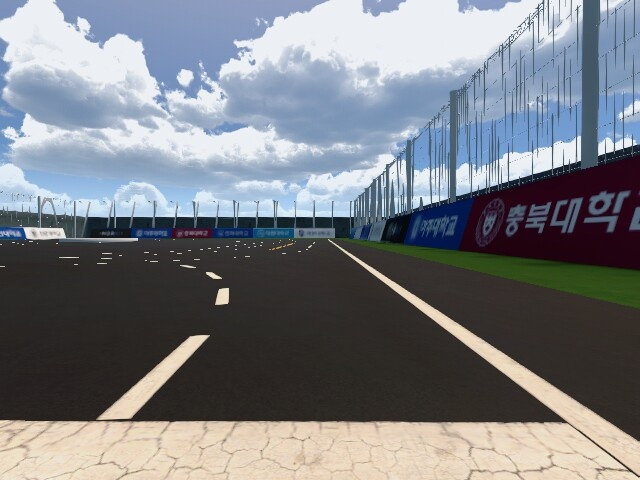
#> input picture Advanced-lane-finding-master/3.jpg, 640 x 480 px
$ python cali.py   (older library calls are emulated)
#> lines starting #> are read from the running program, lines starting #| are printed output that depends on the picture; after the words box and inside, x2 and y2 are one past the last pixel; in counts of white or black regions, pixels touching at a corner belong together
import cv2
import numpy as np

# 🔧 이미지 로드 및 전처리
# img = cv2.imread("test_images/straight_lines1.jpg")  # ← 여기 원하는 이미지 경로 넣기
img = cv2.imread("3.jpg")  # ← 여기 원하는 이미지 경로 넣기
#> img is the input picture: shape (480, 640, 3); mean B, G, R 132.3, 126.5, 123.3
blur = cv2.GaussianBlur(img, (5, 5), 0)
gray = cv2.cvtColor(blur, cv2.COLOR_BGR2GRAY)
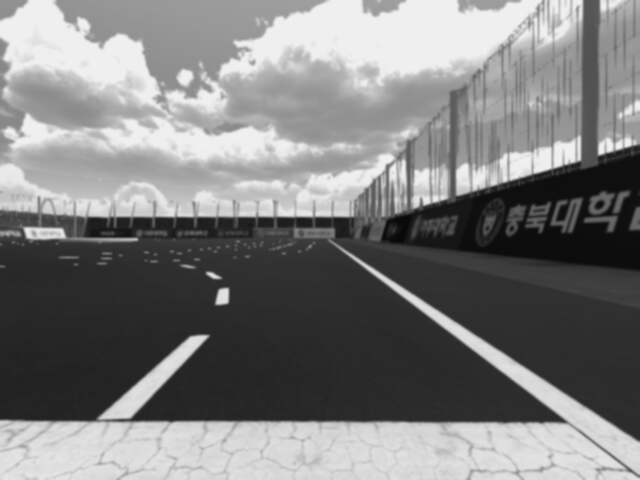
#> gray: shape (480, 640); min 7, max 240, mean 126.2
hls = cv2.cvtColor(img, cv2.COLOR_BGR2HLS)
#> hls: shape (480, 640, 3); mean of channels 0, 1, 2 66.3, 127.9, 74.5

def nothing(x):
    pass

# 🎛 트랙바 창 생성
cv2.namedWindow("Gradients")
cv2.namedWindow("HLS")

# Sobel X, Y Threshold
cv2.createTrackbar("SobelX Min", "Gradients", 37, 255, nothing)
cv2.createTrackbar("SobelX Max", "Gradients", 111, 255, nothing)
cv2.createTrackbar("SobelY Min", "Gradients", 138, 255, nothing)
cv2.createTrackbar("SobelY Max", "Gradients", 195, 255, nothing)

# Magnitude
cv2.createTrackbar("Mag Min", "Gradients", 148, 255, nothing)
cv2.createTrackbar("Mag Max", "Gradients", 232, 255, nothing)

# Direction (x100으로 조절)
cv2.createTrackbar("Dir Min (x100)", "Gradients", int(0.86*100), 300, nothing)
cv2.createTrackbar("Dir Max (x100)", "Gradients", int(1.06*100), 300, nothing)

# HLS
cv2.createTrackbar("H Min", "HLS", 175, 180, nothing)
cv2.createTrackbar("H Max", "HLS", 180, 180, nothing)
cv2.createTrackbar("L Min", "HLS", 195, 255, nothing)
cv2.createTrackbar("L Max", "HLS", 232, 255, nothing)
cv2.createTrackbar("S Min", "HLS", 79, 255, nothing)
cv2.createTrackbar("S Max", "HLS", 183, 255, nothing)

while True:
    # 🔁 Trackbar 값 읽기
    sx_min = cv2.getTrackbarPos("SobelX Min", "Gradients")
    sx_max = cv2.getTrackbarPos("SobelX Max", "Gradients")
    sy_min = cv2.getTrackbarPos("SobelY Min", "Gradients")
    sy_max = cv2.getTrackbarPos("SobelY Max", "Gradients")
    mag_min = cv2.getTrackbarPos("Mag Min", "Gradients")
    mag_max = cv2.getTrackbarPos("Mag Max", "Gradients")
    dir_min = cv2.getTrackbarPos("Dir Min (x100)", "Gradients") / 100.0
    dir_max = cv2.getTrackbarPos("Dir Max (x100)", "Gradients") / 100.0

    h_min = cv2.getTrackbarPos("H Min", "HLS")
    h_max = cv2.getTrackbarPos("H Max", "HLS")
    l_min = cv2.getTrackbarPos("L Min", "HLS")
    l_max = cv2.getTrackbarPos("L Max", "HLS")
    s_min = cv2.getTrackbarPos("S Min", "HLS")
    s_max = cv2.getTrackbarPos("S Max", "HLS")

    # 📐 Sobel X
    sobelx = cv2.Sobel(gray, cv2.CV_64F, 1, 0)
    abs_sobelx = np.uint8(255 * np.abs(sobelx) / np.max(np.abs(sobelx)))
    sobelx_bin = cv2.inRange(abs_sobelx, sx_min, sx_max)
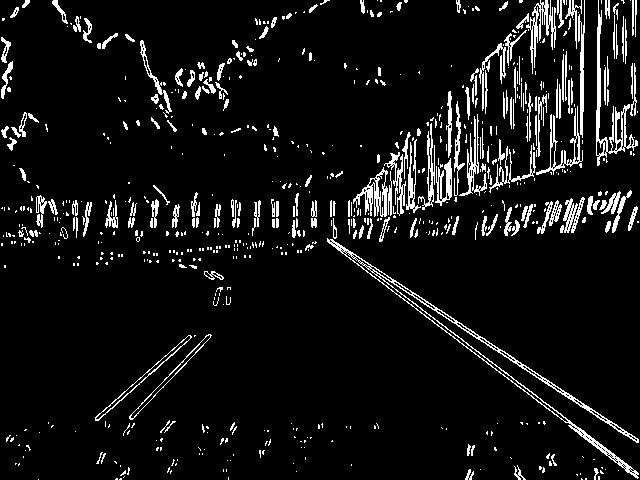
#> sobelx_bin: shape (480, 640); 7.5% white in thin lines or dots

    # 📐 Sobel Y
    sobely = cv2.Sobel(gray, cv2.CV_64F, 0, 1)
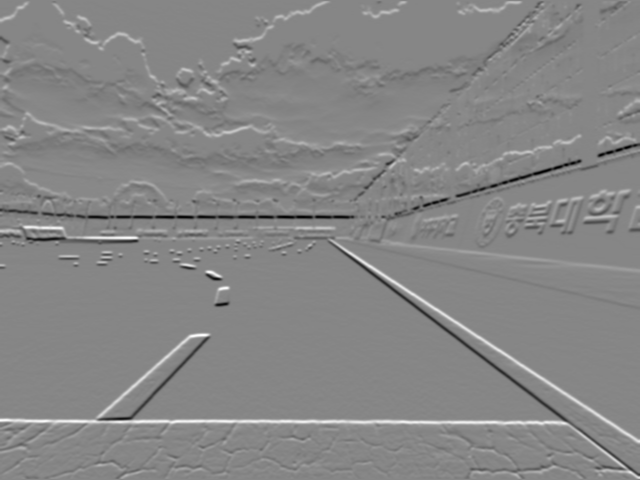
#> sobely: shape (480, 640) float64; min -518, max 466, mean 0.6; drawn with min black and max white
    abs_sobely = np.uint8(255 * np.abs(sobely) / np.max(np.abs(sobely)))
    sobely_bin = cv2.inRange(abs_sobely, sy_min, sy_max)
#> sobely_bin: shape (480, 640); 1.1% white in thin lines or dots, all inside (x1, y1, x2, y2) = (0, 144, 640, 478)

    # 📐 Magnitude
    mag = np.sqrt(sobelx**2 + sobely**2)
    mag = np.uint8(255 * mag / np.max(mag))
    mag_bin = cv2.inRange(mag, mag_min, mag_max)
#> mag_bin: shape (480, 640); 1.5% white in thin lines or dots

    # 📐 Direction
    dir = np.arctan2(np.abs(sobely), np.abs(sobelx))
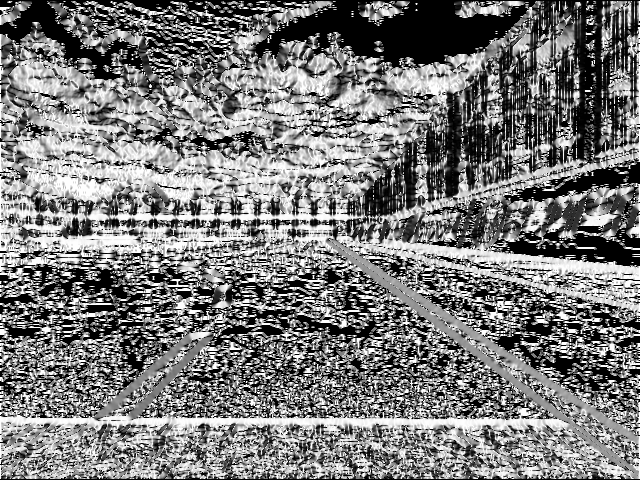
#> dir: shape (480, 640) float64; min 0, max 1.57, mean 0.756; drawn with min black and max white
    dir_bin = ((dir >= dir_min) & (dir <= dir_max)).astype(np.uint8) * 255
#> dir_bin: shape (480, 640); 7.2% white in thin lines or dots

    # 🎨 HLS Threshold
    H, L, S = hls[:, :, 0], hls[:, :, 1], hls[:, :, 2]
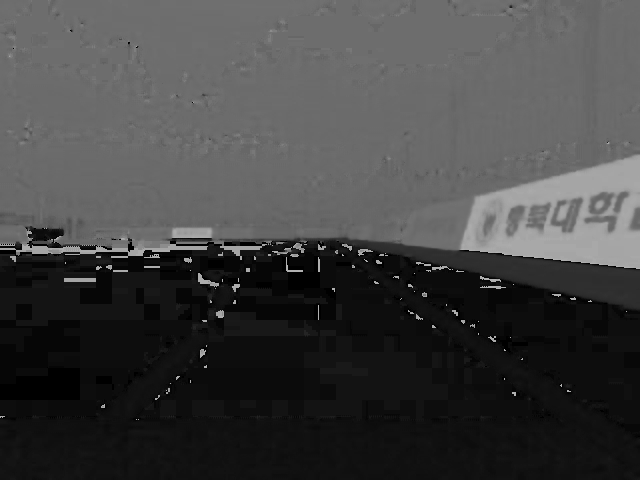
#> H: shape (480, 640); min 0, max 178, mean 66.3
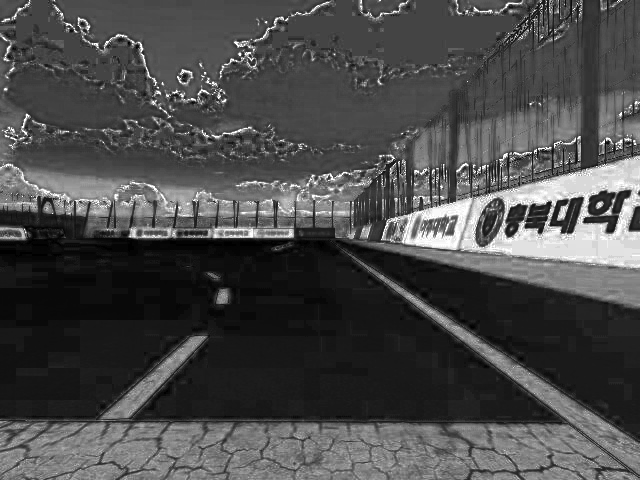
#> S: shape (480, 640); min 0, max 255, mean 74.5
    h_bin = cv2.inRange(H, h_min, h_max)
#> h_bin: shape (480, 640); 0.12% white in thin lines or dots, all inside (x1, y1, x2, y2) = (136, 245, 640, 420)
    l_bin = cv2.inRange(L, l_min, l_max)
#> l_bin: shape (480, 640); 19.9% white; 600 white regions (525 under 20 px), largest, box (x1, y1, x2, y2) and area: (0, 422, 626, 480) 29384, (0, 173, 380, 217) 8335, (3, 55, 363, 167) 5294
    s_bin = cv2.inRange(S, s_min, s_max)
#> s_bin: shape (480, 640); 30.9% white; 1062 white regions (914 under 20 px), largest, box (x1, y1, x2, y2) and area: (0, 254, 640, 480) 36253, (0, 32, 386, 239) 18250, (353, 119, 640, 308) 9753

    hls_comb = cv2.bitwise_or(h_bin, s_bin)
#> hls_comb: shape (480, 640); 31.1% white; 1112 white regions (960 under 20 px), largest, box (x1, y1, x2, y2) and area: (0, 254, 640, 480) 36253, (0, 32, 386, 239) 18250, (353, 119, 640, 308) 9757
    hls_comb = cv2.bitwise_and(hls_comb, l_bin)
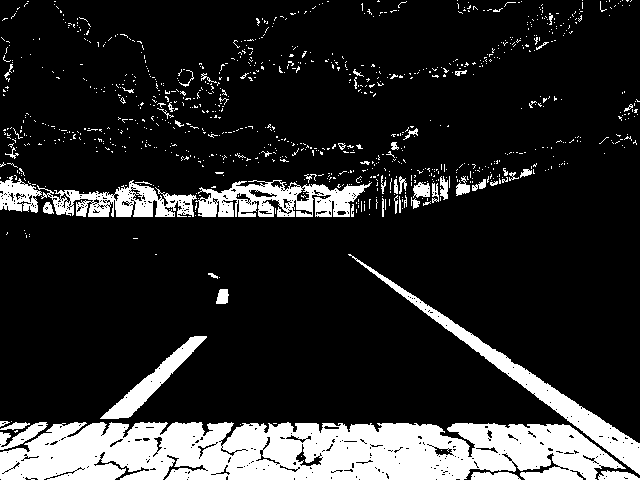
#> hls_comb: shape (480, 640); 16.2% white; 954 white regions (899 under 20 px), largest, box (x1, y1, x2, y2) and area: (0, 422, 626, 480) 29198, (348, 254, 640, 475) 4713, (195, 180, 372, 217) 3768

    # 💡 Visualization
    cv2.imshow("SobelX", sobelx_bin)
    cv2.imshow("SobelY", sobely_bin)
    cv2.imshow("Magnitude", mag_bin)
    cv2.imshow("Direction", dir_bin.astype(np.uint8))
    cv2.imshow("HLS Combined", hls_comb)

    if cv2.waitKey(1) & 0xFF == 27:  # ESC
#> (key Esc is pressed here)
        break

cv2.destroyAllWindows()

$ run again, with Advanced-lane-finding-master/10.jpg copied over Advanced-lane-finding-master/3.jpg
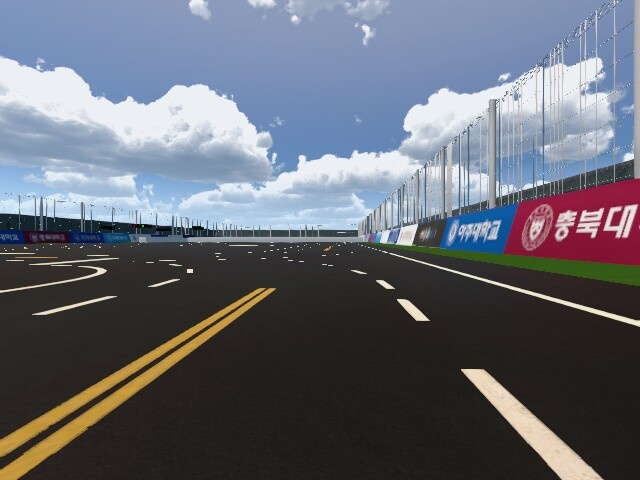
#> input picture Advanced-lane-finding-master/10.jpg, 640 x 480 px
#> img is the input picture: shape (480, 640, 3); mean B, G, R 115.1, 105.1, 101.9
#> hls: shape (480, 640, 3); mean of channels 0, 1, 2 67.6, 108.5, 59.9
#> `sobelx_bin = cv2.inRange(abs_sobelx, sx_min, sx_max)`:
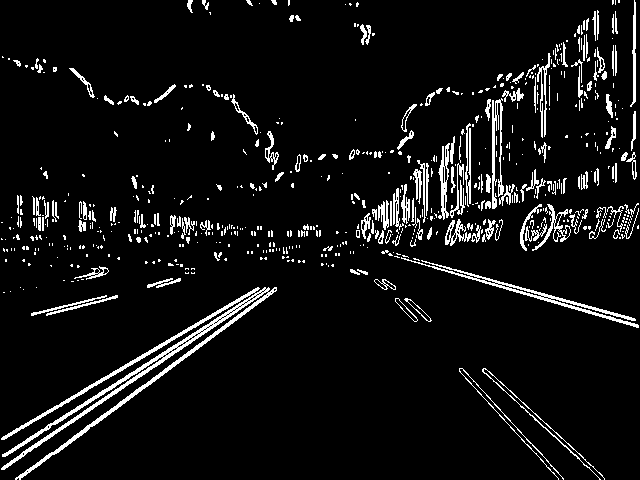
#> sobelx_bin: shape (480, 640); 6.8% white in thin lines or dots
#> sobely_bin: shape (480, 640); 0.83% white in thin lines or dots, all inside (x1, y1, x2, y2) = (0, 158, 640, 477)
#> mag_bin: shape (480, 640); 1.3% white in thin lines or dots, all inside (x1, y1, x2, y2) = (0, 158, 640, 480)
#> dir_bin: shape (480, 640); 6.2% white in thin lines or dots
#> h_bin: shape (480, 640); 0.59% white in thin lines or dots, all inside (x1, y1, x2, y2) = (0, 206, 640, 480)
#> l_bin: shape (480, 640); 8.8% white; 665 white regions (584 under 20 px), largest, box (x1, y1, x2, y2) and area: (0, 167, 417, 230) 11147, (462, 369, 599, 480) 3265, (0, 100, 270, 165) 2209
#> s_bin: shape (480, 640); 23.6% white; 815 white regions (706 under 20 px), largest, box (x1, y1, x2, y2) and area: (0, 0, 426, 244) 40785, (387, 178, 640, 287) 8805, (0, 287, 276, 480) 8589
#> `hls_comb = cv2.bitwise_and(hls_comb, l_bin)`:
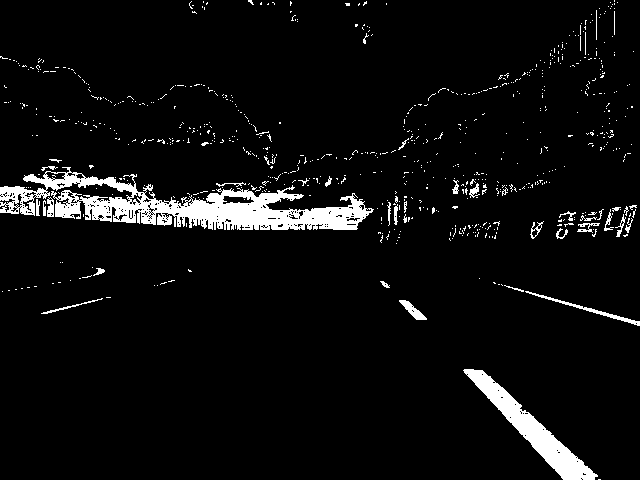
#> hls_comb: shape (480, 640); 5.4% white; 733 white regions (693 under 20 px), largest, box (x1, y1, x2, y2) and area: (0, 167, 374, 230) 9204, (463, 369, 598, 480) 3202, (525, 291, 640, 326) 370

$ run again, with Advanced-lane-finding-master/11.jpg copied over Advanced-lane-finding-master/3.jpg
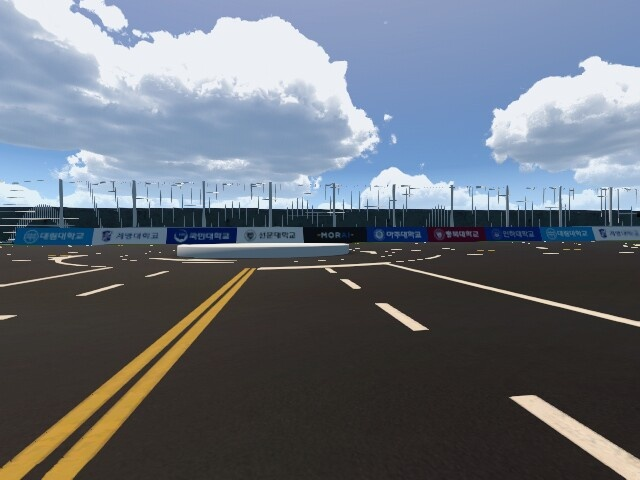
#> input picture Advanced-lane-finding-master/11.jpg, 640 x 480 px
#> img is the input picture: shape (480, 640, 3); mean B, G, R 120.5, 111.2, 104.6
#> hls: shape (480, 640, 3); mean of channels 0, 1, 2 63.2, 112.7, 64.2
#> `sobelx_bin = cv2.inRange(abs_sobelx, sx_min, sx_max)`:
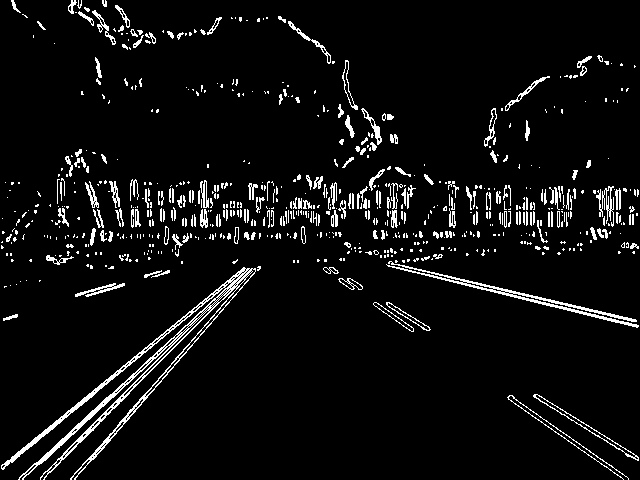
#> sobelx_bin: shape (480, 640); 5.8% white in thin lines or dots
#> sobely_bin: shape (480, 640); 0.89% white in thin lines or dots, all inside (x1, y1, x2, y2) = (0, 206, 640, 478)
#> mag_bin: shape (480, 640); 1.1% white in thin lines or dots, all inside (x1, y1, x2, y2) = (0, 187, 640, 480)
#> dir_bin: shape (480, 640); 5.7% white in thin lines or dots
#> h_bin: shape (480, 640); 0.13% white in thin lines or dots, all inside (x1, y1, x2, y2) = (0, 240, 623, 480)
#> l_bin: shape (480, 640); 7.9% white; 559 white regions (498 under 20 px), largest, box (x1, y1, x2, y2) and area: (0, 0, 378, 156) 4715, (0, 153, 133, 208) 2791, (511, 395, 640, 480) 2414
#> s_bin: shape (480, 640); 30.9% white; 711 white regions (606 under 20 px), largest, box (x1, y1, x2, y2) and area: (261, 0, 640, 243) 54211, (0, 139, 269, 246) 13245, (0, 267, 257, 480) 10090
#> `hls_comb = cv2.bitwise_and(hls_comb, l_bin)`:
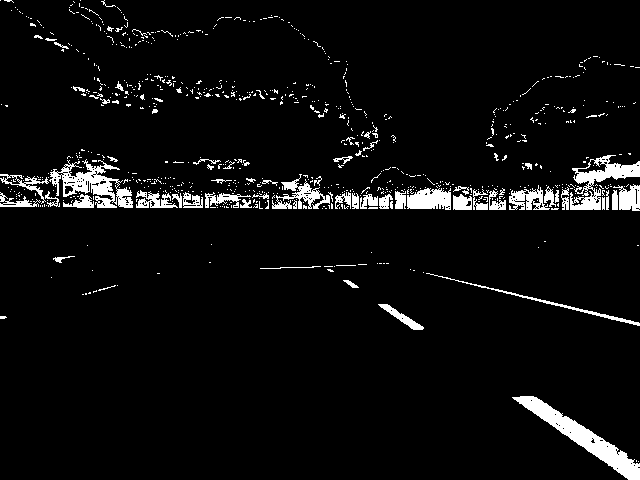
#> hls_comb: shape (480, 640); 5.2% white; 806 white regions (738 under 20 px), largest, box (x1, y1, x2, y2) and area: (512, 396, 640, 480) 2346, (49, 159, 133, 208) 1669, (570, 155, 640, 210) 1410
